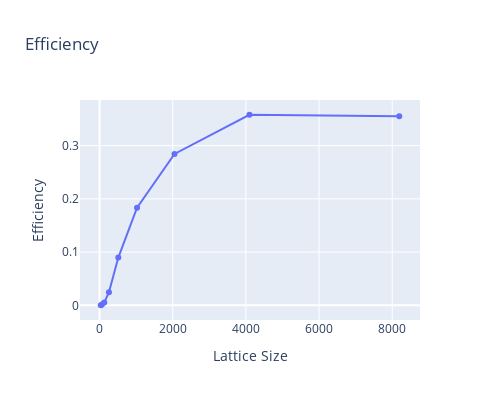

Source (notebook cell):
### Code cell
fig = go.Figure()
fig.add_trace(go.Scatter(
    x=cpu_df["size"],
    y=(cpu_df["avgEvolveTime"] / gpu_df["avgEvolveTime"]) / 8704, # CUDA cores
    mode="lines+markers",
    name="Speedup",
))
fig.update_layout(title="Efficiency", xaxis_title='Lattice Size', yaxis_title="Efficiency", width=500, height=400)
fig.update_yaxes()
fig.show()

### Figure 1 — Plotly figure (JSON) as saved in the notebook; plotly's stock layout.template omitted (floating-point values rounded to 4 significant figures)
{"data": [{"mode": "lines+markers", "name": "Speedup", "type": "scatter", "x": [32, 64, 128, 256, 512, 1024, 2048, 4096, 8192], "y": [0.0001771, 0.001405, 0.005248, 0.02476, 0.0897, 0.1832, 0.2842, 0.3579, 0.3551]}], "layout": {"height": 400, "title": {"text": "Efficiency"}, "width": 500, "xaxis": {"title": {"text": "Lattice Size"}}, "yaxis": {"title": {"text": "Efficiency"}}}}
